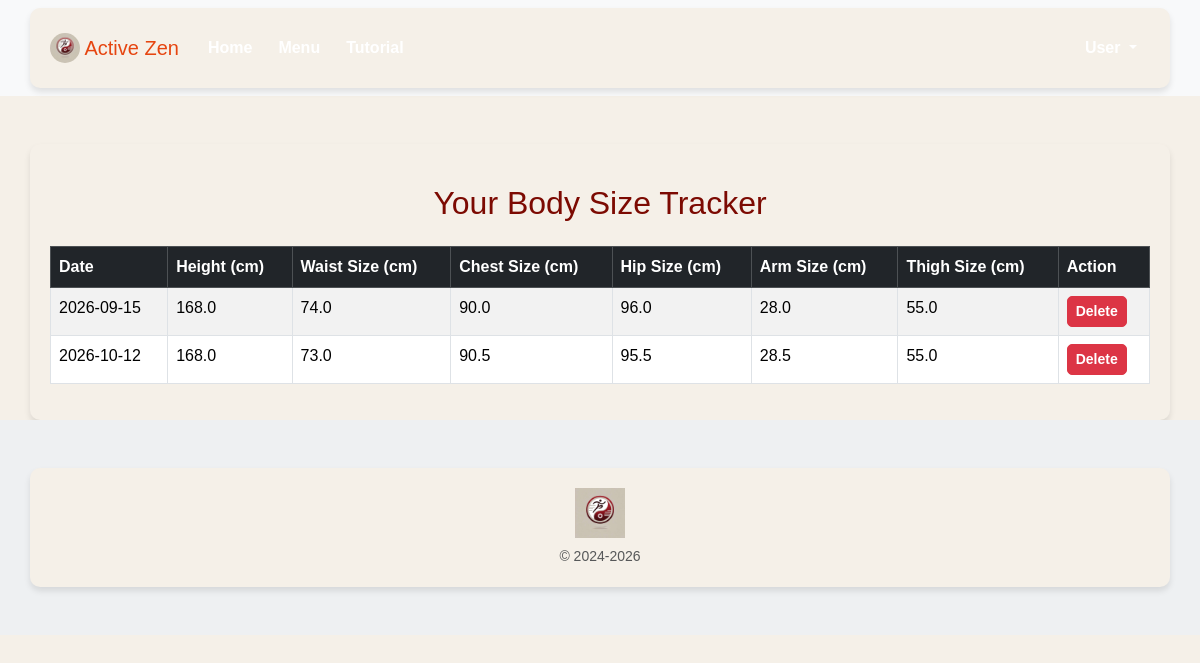
Screenshot of /Activezen-main/user_bodysizes.php (signed in) with the database file from the repository.
### tables this page shows
CREATE TABLE `BodySize` (
  `BodySize_id` INT AUTO_INCREMENT PRIMARY KEY,
  `User_id`     INT NOT NULL,
  `Date`        DATE NOT NULL,
  `Height`      DECIMAL(5,1) NOT NULL,
  `Waist_size`  DECIMAL(5,1) NOT NULL,
  `Chest_size`  DECIMAL(5,1) NOT NULL,
  `Hip_size`    DECIMAL(5,1) NOT NULL,
  `Arm_size`    DECIMAL(5,1) NOT NULL,
  `Thigh_size`  DECIMAL(5,1) NOT NULL,
  CONSTRAINT `fk_bodysize_user` FOREIGN KEY (`User_id`) REFERENCES `user`(`User_id`) ON DELETE CASCADE
);

### Activezen-main/user_bodysizes.php (the view, shortened to what this page needs)
<?php
include "layout/header.php";
$user_id = $_SESSION["User_id"];
$conn = getDatabaseConnection();
$query = "SELECT BodySize_id, Date, Height, Waist_size, Chest_size, Hip_size, Arm_size, Thigh_size
          FROM BodySize WHERE User_id = ?";
$stmt = $conn->prepare($query);
$stmt->bind_param("i", $user_id);
$stmt->execute();
$result = $stmt->get_result();
$bodysize_entries = $result->fetch_all(MYSQLI_ASSOC);
?>
<div class="container mt-5">
    <h2 class="text-center" style="color: #7C0A02;">Your Body Size Tracker</h2>
    <?php if (count($bodysize_entries) > 0): ?>
        <div class="table-responsive mt-4">
            <table class="table table-bordered table-striped">
                <thead class="table-dark">
                    <tr>
                        <th>Date</th>
                        <th>Height (cm)</th>
                        <th>Waist Size (cm)</th>
                        <th>Chest Size (cm)</th>
                        <th>Hip Size (cm)</th>
                        <th>Arm Size (cm)</th>
                        <th>Thigh Size (cm)</th>
                        <th>Action</th>
                    </tr>
                </thead>
                <tbody>
                    <?php foreach ($bodysize_entries as $entry): ?>
                        <tr>
                            <td><?php echo htmlspecialchars($entry["Date"]); ?></td>
                            <td><?php echo htmlspecialchars($entry["Height"]); ?></td>
                            <td><?php echo htmlspecialchars($entry["Waist_size"]); ?></td>
                            <td><?php echo htmlspecialchars($entry["Chest_size"]); ?></td>
                            <td><?php echo htmlspecialchars($entry["Hip_size"]); ?></td>
                            <td><?php echo htmlspecialchars($entry["Arm_size"]); ?></td>
                            <td><?php echo htmlspecialchars($entry["Thigh_size"]); ?></td>
                            <td>
                                <form method="POST" action="" onsubmit="return confirm('Are you sure you want to delete this entry?');">
                                    <button type="submit" class="btn btn-danger btn-sm">Delete</button>
                                </form>
                            </td>
                        </tr>
                    <?php endforeach; ?>
                </tbody>
            </table>
        </div>
    <?php else: ?>
        <p class="text-center mt-4">No body size entries found. <a href="track_body_size.php" class="text-primary">Add your first entry</a>.</p>
    <?php endif; ?>
</div>
<?php include "layout/footer.php"; ?>

### Activezen-main/styles.css (style rules this page uses)
body { font-family: 'Arial', sans-serif; margin: 0; padding: 0; background-color: #f5f0e8; color: #4a1e21; }
h1, h2, h3 { color: #4a1e21; text-align: center; }
.btn { font-weight: bold; border-radius: 5px; }
.container { padding: 20px; background-color: #f5f0e8; border-radius: 10px; box-shadow: 0px 4px 6px rgba(0, 0, 0, 0.1); }
h1, h2, h3 { margin-top: 20px; }

### rows the page displays
bodysize: Date "2026-09-15", Height "168.0", Waist_size "74.0", Chest_size "90.0", Hip_size "96.0", Arm_size "28.0", Thigh_size "55.0"
bodysize: Date "2026-10-12", Height "168.0", Waist_size "73.0", Chest_size "90.5", Hip_size "95.5", Arm_size "28.5", Thigh_size "55.0"
